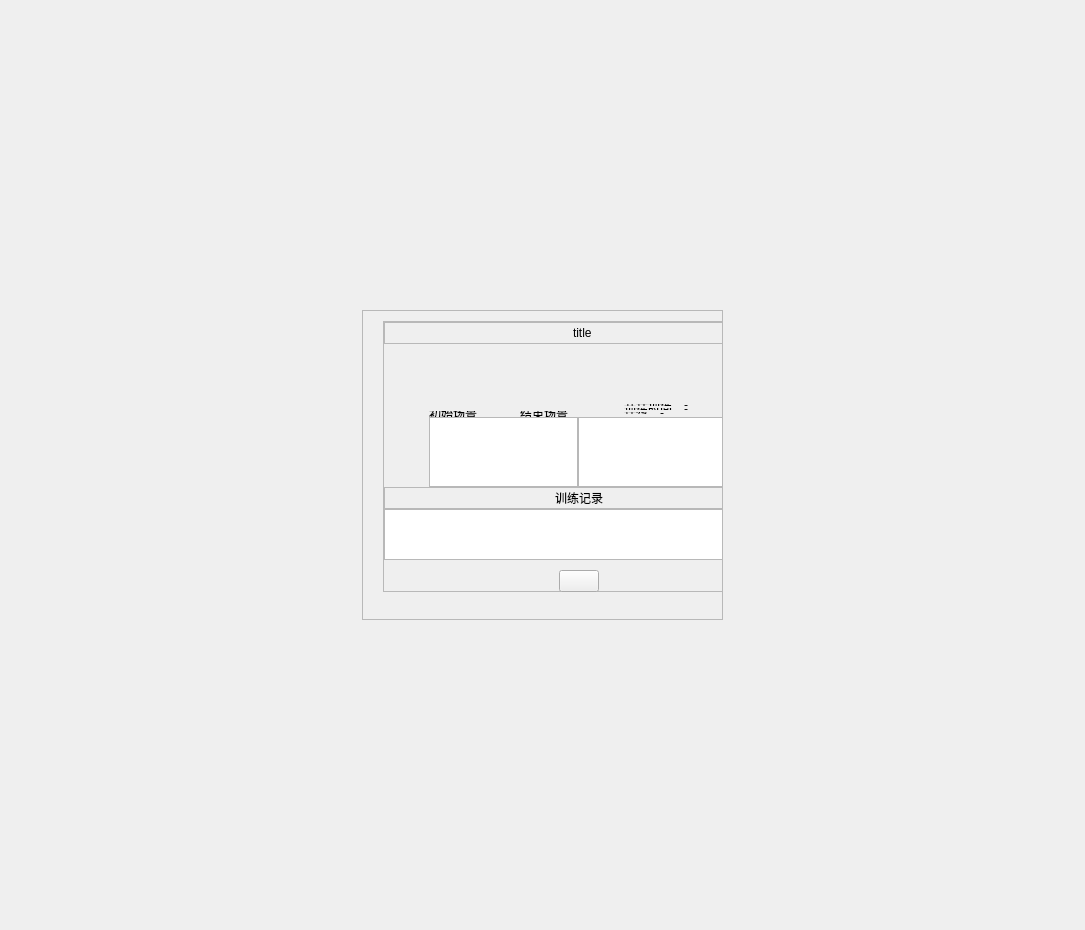
<?xml version="1.0" encoding="UTF-8"?>
<ui version="4.0">
 <class>SYEntityTrainReportFormWindow</class>
 <widget class="QWidget" name="SYEntityTrainReportFormWindow">
  <property name="geometry">
   <rect>
    <x>0</x>
    <y>0</y>
    <width>1085</width>
    <height>930</height>
   </rect>
  </property>
  <property name="windowTitle">
   <string>SimLaparo</string>
  </property>
  <layout class="QVBoxLayout" name="verticalLayout_6">
   <property name="spacing">
    <number>0</number>
   </property>
   <property name="leftMargin">
    <number>0</number>
   </property>
   <property name="topMargin">
    <number>0</number>
   </property>
   <property name="rightMargin">
    <number>0</number>
   </property>
   <property name="bottomMargin">
    <number>0</number>
   </property>
   <item>
    <spacer name="verticalSpacer_10">
     <property name="orientation">
      <enum>Qt::Vertical</enum>
     </property>
     <property name="sizeHint" stdset="0">
      <size>
       <width>20</width>
       <height>185</height>
      </size>
     </property>
    </spacer>
   </item>
   <item>
    <layout class="QHBoxLayout" name="horizontalLayout_10">
     <property name="spacing">
      <number>0</number>
     </property>
     <item>
      <spacer name="horizontalSpacer_12">
       <property name="orientation">
        <enum>Qt::Horizontal</enum>
       </property>
       <property name="sizeHint" stdset="0">
        <size>
         <width>40</width>
         <height>20</height>
        </size>
       </property>
      </spacer>
     </item>
     <item>
      <widget class="QScrollArea" name="scrollArea">
       <property name="horizontalScrollBarPolicy">
        <enum>Qt::ScrollBarAlwaysOff</enum>
       </property>
       <property name="widgetResizable">
        <bool>true</bool>
       </property>
       <widget class="QWidget" name="scrollAreaWidgetContents">
        <property name="geometry">
         <rect>
          <x>0</x>
          <y>0</y>
          <width>359</width>
          <height>306</height>
         </rect>
        </property>
        <widget class="QFrame" name="backgroundFrame">
         <property name="geometry">
          <rect>
           <x>20</x>
           <y>10</y>
           <width>391</width>
           <height>271</height>
          </rect>
         </property>
         <property name="frameShape">
          <enum>QFrame::StyledPanel</enum>
         </property>
         <property name="frameShadow">
          <enum>QFrame::Raised</enum>
         </property>
         <layout class="QVBoxLayout" name="verticalLayout_5">
          <property name="spacing">
           <number>0</number>
          </property>
          <property name="leftMargin">
           <number>0</number>
          </property>
          <property name="topMargin">
           <number>0</number>
          </property>
          <property name="rightMargin">
           <number>0</number>
          </property>
          <property name="bottomMargin">
           <number>0</number>
          </property>
          <item>
           <widget class="QFrame" name="titleFrame">
            <property name="frameShape">
             <enum>QFrame::StyledPanel</enum>
            </property>
            <property name="frameShadow">
             <enum>QFrame::Raised</enum>
            </property>
            <layout class="QHBoxLayout" name="horizontalLayout_2">
             <property name="spacing">
              <number>0</number>
             </property>
             <property name="leftMargin">
              <number>0</number>
             </property>
             <property name="topMargin">
              <number>0</number>
             </property>
             <property name="rightMargin">
              <number>0</number>
             </property>
             <property name="bottomMargin">
              <number>0</number>
             </property>
             <item>
              <layout class="QHBoxLayout" name="horizontalLayout">
               <item>
                <spacer name="horizontalSpacer_2">
                 <property name="orientation">
                  <enum>Qt::Horizontal</enum>
                 </property>
                 <property name="sizeHint" stdset="0">
                  <size>
                   <width>40</width>
                   <height>20</height>
                  </size>
                 </property>
                </spacer>
               </item>
               <item>
                <widget class="QLabel" name="iconLabel">
                 <property name="text">
                  <string/>
                 </property>
                </widget>
               </item>
               <item>
                <widget class="QLabel" name="titleLabel">
                 <property name="text">
                  <string>title</string>
                 </property>
                </widget>
               </item>
               <item>
                <spacer name="horizontalSpacer">
                 <property name="orientation">
                  <enum>Qt::Horizontal</enum>
                 </property>
                 <property name="sizeHint" stdset="0">
                  <size>
                   <width>40</width>
                   <height>20</height>
                  </size>
                 </property>
                </spacer>
               </item>
              </layout>
             </item>
            </layout>
           </widget>
          </item>
          <item>
           <spacer name="verticalSpacer_9">
            <property name="orientation">
             <enum>Qt::Vertical</enum>
            </property>
            <property name="sizeHint" stdset="0">
             <size>
              <width>20</width>
              <height>13</height>
             </size>
            </property>
           </spacer>
          </item>
          <item>
           <layout class="QHBoxLayout" name="horizontalLayout_6">
            <property name="leftMargin">
             <number>45</number>
            </property>
            <property name="topMargin">
             <number>60</number>
            </property>
            <property name="rightMargin">
             <number>45</number>
            </property>
            <item>
             <layout class="QVBoxLayout" name="verticalLayout">
              <item>
               <widget class="QLabel" name="sceneLabel1">
                <property name="text">
                 <string/>
                </property>
               </widget>
              </item>
              <item>
               <widget class="QLabel" name="sceneTextLabel1">
                <property name="text">
                 <string>初始场景</string>
                </property>
                <property name="alignment">
                 <set>Qt::AlignCenter</set>
                </property>
               </widget>
              </item>
             </layout>
            </item>
            <item>
             <spacer name="horizontalSpacer_7">
              <property name="orientation">
               <enum>Qt::Horizontal</enum>
              </property>
              <property name="sizeType">
               <enum>QSizePolicy::Fixed</enum>
              </property>
              <property name="sizeHint" stdset="0">
               <size>
                <width>43</width>
                <height>20</height>
               </size>
              </property>
             </spacer>
            </item>
            <item>
             <layout class="QVBoxLayout" name="verticalLayout_2">
              <item>
               <widget class="QLabel" name="sceneLable2">
                <property name="text">
                 <string/>
                </property>
               </widget>
              </item>
              <item>
               <widget class="QLabel" name="sceneTextLabel2">
                <property name="text">
                 <string>结束场景</string>
                </property>
                <property name="alignment">
                 <set>Qt::AlignCenter</set>
                </property>
               </widget>
              </item>
             </layout>
            </item>
            <item>
             <spacer name="horizontalSpacer_6">
              <property name="orientation">
               <enum>Qt::Horizontal</enum>
              </property>
              <property name="sizeHint" stdset="0">
               <size>
                <width>40</width>
                <height>20</height>
               </size>
              </property>
             </spacer>
            </item>
            <item>
             <layout class="QVBoxLayout" name="verticalLayout_3">
              <item>
               <spacer name="verticalSpacer_3">
                <property name="orientation">
                 <enum>Qt::Vertical</enum>
                </property>
                <property name="sizeHint" stdset="0">
                 <size>
                  <width>20</width>
                  <height>40</height>
                 </size>
                </property>
               </spacer>
              </item>
              <item>
               <layout class="QHBoxLayout" name="horizontalLayout_5">
                <item>
                 <widget class="QLabel" name="label_9">
                  <property name="text">
                   <string>共计训练：</string>
                  </property>
                 </widget>
                </item>
                <item>
                 <widget class="QLabel" name="trainTimes">
                  <property name="text">
                   <string>-</string>
                  </property>
                 </widget>
                </item>
                <item>
                 <spacer name="horizontalSpacer_5">
                  <property name="orientation">
                   <enum>Qt::Horizontal</enum>
                  </property>
                  <property name="sizeHint" stdset="0">
                   <size>
                    <width>40</width>
                    <height>20</height>
                   </size>
                  </property>
                 </spacer>
                </item>
               </layout>
              </item>
              <item>
               <spacer name="verticalSpacer_6">
                <property name="orientation">
                 <enum>Qt::Vertical</enum>
                </property>
                <property name="sizeHint" stdset="0">
                 <size>
                  <width>20</width>
                  <height>40</height>
                 </size>
                </property>
               </spacer>
              </item>
              <item>
               <widget class="QLabel" name="underline1">
                <property name="text">
                 <string/>
                </property>
               </widget>
              </item>
              <item>
               <spacer name="verticalSpacer_5">
                <property name="orientation">
                 <enum>Qt::Vertical</enum>
                </property>
                <property name="sizeHint" stdset="0">
                 <size>
                  <width>20</width>
                  <height>40</height>
                 </size>
                </property>
               </spacer>
              </item>
              <item>
               <layout class="QHBoxLayout" name="horizontalLayout_4">
                <item>
                 <widget class="QLabel" name="label_7">
                  <property name="text">
                   <string>训练时间：</string>
                  </property>
                 </widget>
                </item>
                <item>
                 <widget class="QLabel" name="trainTimeLabel">
                  <property name="text">
                   <string>-</string>
                  </property>
                 </widget>
                </item>
                <item>
                 <spacer name="horizontalSpacer_4">
                  <property name="orientation">
                   <enum>Qt::Horizontal</enum>
                  </property>
                  <property name="sizeHint" stdset="0">
                   <size>
                    <width>40</width>
                    <height>20</height>
                   </size>
                  </property>
                 </spacer>
                </item>
               </layout>
              </item>
              <item>
               <spacer name="verticalSpacer_4">
                <property name="orientation">
                 <enum>Qt::Vertical</enum>
                </property>
                <property name="sizeHint" stdset="0">
                 <size>
                  <width>20</width>
                  <height>40</height>
                 </size>
                </property>
               </spacer>
              </item>
              <item>
               <widget class="QLabel" name="underline2">
                <property name="text">
                 <string/>
                </property>
               </widget>
              </item>
              <item>
               <spacer name="verticalSpacer_2">
                <property name="orientation">
                 <enum>Qt::Vertical</enum>
                </property>
                <property name="sizeHint" stdset="0">
                 <size>
                  <width>20</width>
                  <height>40</height>
                 </size>
                </property>
               </spacer>
              </item>
              <item>
               <layout class="QHBoxLayout" name="horizontalLayout_3">
                <item>
                 <widget class="QLabel" name="label_5">
                  <property name="text">
                   <string>计数：</string>
                  </property>
                 </widget>
                </item>
                <item>
                 <widget class="QLabel" name="counter">
                  <property name="text">
                   <string>-</string>
                  </property>
                 </widget>
                </item>
                <item>
                 <spacer name="horizontalSpacer_3">
                  <property name="orientation">
                   <enum>Qt::Horizontal</enum>
                  </property>
                  <property name="sizeHint" stdset="0">
                   <size>
                    <width>40</width>
                    <height>20</height>
                   </size>
                  </property>
                 </spacer>
                </item>
               </layout>
              </item>
              <item>
               <spacer name="verticalSpacer">
                <property name="orientation">
                 <enum>Qt::Vertical</enum>
                </property>
                <property name="sizeHint" stdset="0">
                 <size>
                  <width>20</width>
                  <height>40</height>
                 </size>
                </property>
               </spacer>
              </item>
              <item>
               <widget class="QLabel" name="underline3">
                <property name="text">
                 <string/>
                </property>
               </widget>
              </item>
              <item>
               <spacer name="verticalSpacer_12">
                <property name="orientation">
                 <enum>Qt::Vertical</enum>
                </property>
                <property name="sizeHint" stdset="0">
                 <size>
                  <width>20</width>
                  <height>40</height>
                 </size>
                </property>
               </spacer>
              </item>
             </layout>
            </item>
           </layout>
          </item>
          <item>
           <spacer name="verticalSpacer_7">
            <property name="orientation">
             <enum>Qt::Vertical</enum>
            </property>
            <property name="sizeHint" stdset="0">
             <size>
              <width>20</width>
              <height>91</height>
             </size>
            </property>
           </spacer>
          </item>
          <item>
           <layout class="QHBoxLayout" name="horizontalLayout_7">
            <property name="leftMargin">
             <number>45</number>
            </property>
            <property name="rightMargin">
             <number>45</number>
            </property>
            <item>
             <widget class="QTableWidget" name="trainInfoTable1">
              <property name="verticalScrollBarPolicy">
               <enum>Qt::ScrollBarAlwaysOff</enum>
              </property>
              <property name="horizontalScrollBarPolicy">
               <enum>Qt::ScrollBarAlwaysOff</enum>
              </property>
              <property name="showGrid">
               <bool>false</bool>
              </property>
              <attribute name="verticalHeaderVisible">
               <bool>false</bool>
              </attribute>
             </widget>
            </item>
            <item>
             <spacer name="horizontalSpacer_8">
              <property name="orientation">
               <enum>Qt::Horizontal</enum>
              </property>
              <property name="sizeHint" stdset="0">
               <size>
                <width>40</width>
                <height>20</height>
               </size>
              </property>
             </spacer>
            </item>
            <item>
             <widget class="QTableWidget" name="trainInfoTable2">
              <property name="verticalScrollBarPolicy">
               <enum>Qt::ScrollBarAlwaysOff</enum>
              </property>
              <property name="horizontalScrollBarPolicy">
               <enum>Qt::ScrollBarAlwaysOff</enum>
              </property>
              <property name="showGrid">
               <bool>false</bool>
              </property>
              <attribute name="verticalHeaderVisible">
               <bool>false</bool>
              </attribute>
             </widget>
            </item>
           </layout>
          </item>
          <item>
           <spacer name="verticalSpacer_8">
            <property name="orientation">
             <enum>Qt::Vertical</enum>
            </property>
            <property name="sizeHint" stdset="0">
             <size>
              <width>20</width>
              <height>13</height>
             </size>
            </property>
           </spacer>
          </item>
          <item>
           <layout class="QVBoxLayout" name="verticalLayout_4">
            <item>
             <widget class="QFrame" name="frame_2">
              <property name="frameShape">
               <enum>QFrame::StyledPanel</enum>
              </property>
              <property name="frameShadow">
               <enum>QFrame::Raised</enum>
              </property>
              <layout class="QHBoxLayout" name="horizontalLayout_8">
               <property name="spacing">
                <number>0</number>
               </property>
               <property name="leftMargin">
                <number>0</number>
               </property>
               <property name="topMargin">
                <number>0</number>
               </property>
               <property name="rightMargin">
                <number>0</number>
               </property>
               <property name="bottomMargin">
                <number>0</number>
               </property>
               <item>
                <layout class="QHBoxLayout" name="horizontalLayout_9">
                 <item>
                  <spacer name="horizontalSpacer_9">
                   <property name="orientation">
                    <enum>Qt::Horizontal</enum>
                   </property>
                   <property name="sizeHint" stdset="0">
                    <size>
                     <width>40</width>
                     <height>20</height>
                    </size>
                   </property>
                  </spacer>
                 </item>
                 <item>
                  <widget class="QLabel" name="trainRecordLabel">
                   <property name="text">
                    <string>训练记录</string>
                   </property>
                  </widget>
                 </item>
                 <item>
                  <spacer name="horizontalSpacer_10">
                   <property name="orientation">
                    <enum>Qt::Horizontal</enum>
                   </property>
                   <property name="sizeHint" stdset="0">
                    <size>
                     <width>40</width>
                     <height>20</height>
                    </size>
                   </property>
                  </spacer>
                 </item>
                </layout>
               </item>
              </layout>
             </widget>
            </item>
            <item>
             <widget class="QTableWidget" name="trainRecordTable">
              <property name="verticalScrollBarPolicy">
               <enum>Qt::ScrollBarAsNeeded</enum>
              </property>
              <property name="horizontalScrollBarPolicy">
               <enum>Qt::ScrollBarAlwaysOff</enum>
              </property>
              <property name="showGrid">
               <bool>false</bool>
              </property>
              <attribute name="verticalHeaderVisible">
               <bool>false</bool>
              </attribute>
             </widget>
            </item>
           </layout>
          </item>
          <item>
           <layout class="QHBoxLayout" name="horizontalLayout_11">
            <property name="topMargin">
             <number>10</number>
            </property>
            <property name="bottomMargin">
             <number>0</number>
            </property>
            <item>
             <spacer name="horizontalSpacer_14">
              <property name="orientation">
               <enum>Qt::Horizontal</enum>
              </property>
              <property name="sizeHint" stdset="0">
               <size>
                <width>40</width>
                <height>20</height>
               </size>
              </property>
             </spacer>
            </item>
            <item>
             <widget class="QPushButton" name="backBtn">
              <property name="text">
               <string/>
              </property>
             </widget>
            </item>
            <item>
             <spacer name="horizontalSpacer_13">
              <property name="orientation">
               <enum>Qt::Horizontal</enum>
              </property>
              <property name="sizeHint" stdset="0">
               <size>
                <width>40</width>
                <height>20</height>
               </size>
              </property>
             </spacer>
            </item>
           </layout>
          </item>
         </layout>
        </widget>
       </widget>
      </widget>
     </item>
     <item>
      <spacer name="horizontalSpacer_11">
       <property name="orientation">
        <enum>Qt::Horizontal</enum>
       </property>
       <property name="sizeHint" stdset="0">
        <size>
         <width>40</width>
         <height>20</height>
        </size>
       </property>
      </spacer>
     </item>
    </layout>
   </item>
   <item>
    <spacer name="verticalSpacer_11">
     <property name="orientation">
      <enum>Qt::Vertical</enum>
     </property>
     <property name="sizeHint" stdset="0">
      <size>
       <width>20</width>
       <height>185</height>
      </size>
     </property>
    </spacer>
   </item>
  </layout>
 </widget>
 <resources/>
 <connections/>
</ui>
